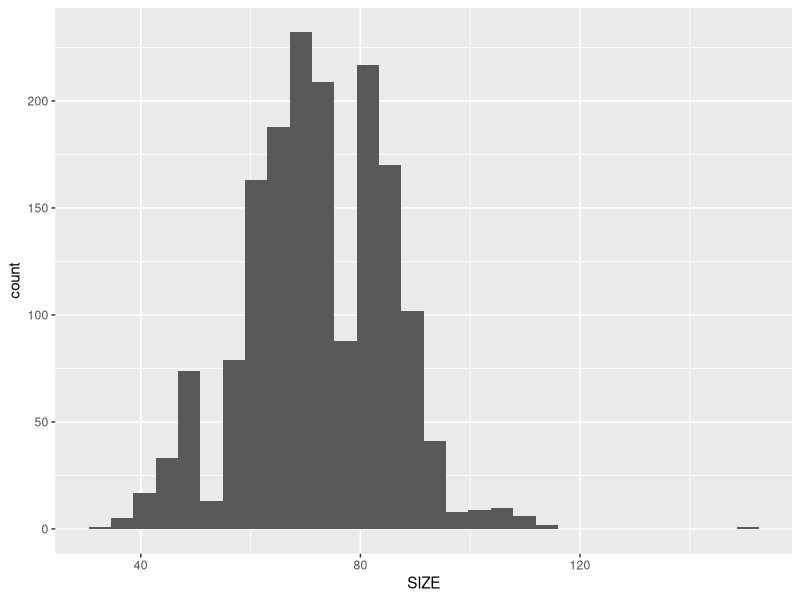
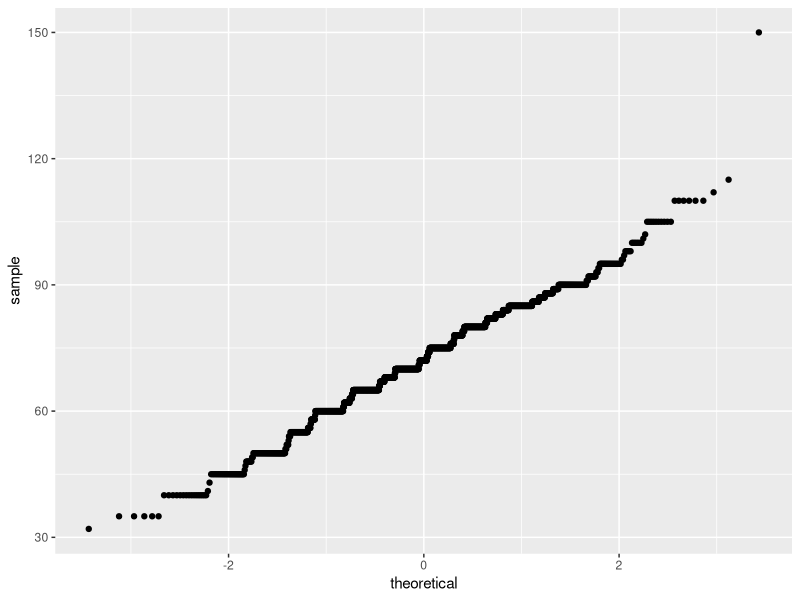
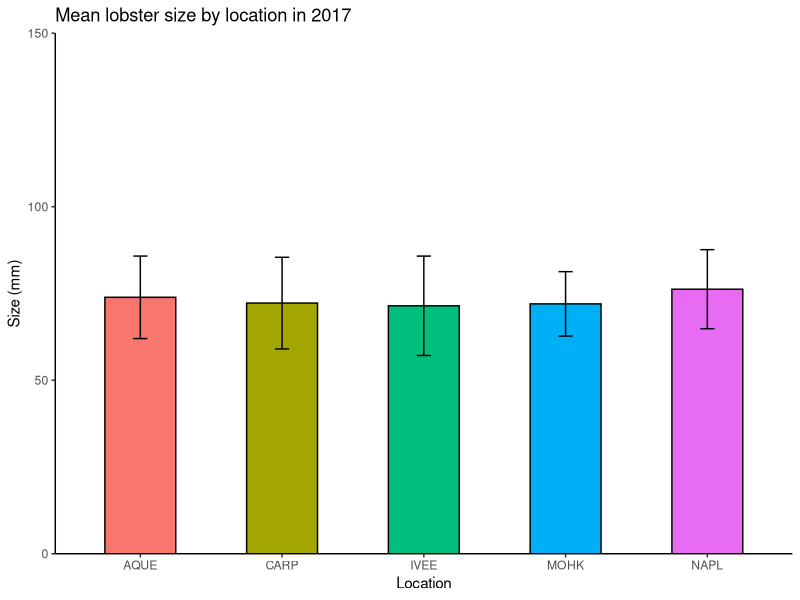

Generate these figures, in order, with R:
## ---- chunk 1

#load in packages and data as csvs
library(tidyverse)
library(knitr)
library(kableExtra)
lobster_traps <- read.csv("lobster_traps.csv")
lobster_size <- read.csv("lobster_size_abundance.csv")


## ---- chunk 2
#Make a summary data table for lobster abundance and fishing pressure


lobster_count <- lobster_size %>% 
  filter( SIZE != -99999) %>% #remove negative value
  select (YEAR, SITE, COUNT) %>% #select relevant years
  group_by (SITE)  %>% 
  summarize (
    sum_2012 = sum(COUNT, YEAR == 2012),
    sum_2013 = sum(COUNT, YEAR == 2013),
    sum_2014 = sum(COUNT, YEAR == 2014),
    sum_2015 = sum(COUNT, YEAR == 2015),
    sum_2016 = sum(COUNT, YEAR == 2016),
    sum_2017 = sum(COUNT, YEAR == 2017) #find annual sum for 2012-2017
  )

View (lobster_count) #view new data frame

lobster_table <- kable(lobster_count, align = "c",col.names = c("Site", "2012", "2013", "2014", "2015", "2016", "2017")) %>% #create summary table and rename columns
   kable_styling(bootstrap_options = "striped", full_width = F) #styling



## ---- chunk 3

trap_count <- lobster_traps %>% 
 select (YEAR, SITE, TRAPS) %>% #select relevant columns
  group_by (SITE) %>%
  filter(SITE != "ABUR") %>%
  filter(SITE != "AHND to AQUE") %>% 
  filter(SITE != "AHND") %>%  
  filter(SITE != "GOLB") %>%  
  summarize (
    sum_2012 = sum(TRAPS, YEAR == 2012),
    sum_2013 = sum(TRAPS, YEAR == 2013),
    sum_2014 = sum(TRAPS, YEAR == 2014),
    sum_2015 = sum(TRAPS, YEAR == 2015),
    sum_2016 = sum(TRAPS, YEAR == 2016),
    sum_2017 = sum(TRAPS, YEAR == 2017) #find annual sum for 2012-2017
  ) 

View(trap_count)

trap_table <- kable(trap_count, col.names = c("Site", "2012", "2013", "2014", "2015", "2016", "2017")) %>%
 kable_styling(bootstrap_options = "striped", full_width = F) #styling

trap_table
## ---- chunk 4
# Make a line graph of annual lobster abundance at each site

lobster_line <- ggplot (lobster_count, aes( x = Year)) +
  geom_line(aes(fill = Site))+
  scale_x_continuous(limits = c(2012,2017)) +
  theme(plot.title = element_text(hjust = 0.5))+
  labs( y = "Number of Lobsters Counted Annually by Site")

## ---- chunk 5
#Make a line graph of annual lobster fishing pressure at each site

trap_line <- ggplot (lobster_count, aes( x = Year)) +
  geom_line(aes(fill = Site))+
  scale_x_continuous(limits = c(2012,2017)) +
  theme(plot.title = element_text(hjust = 0.5))+
  labs( y = "Number of Traps Counted Annually by Site")

## ---- chunk 6

library(vcdExtra)

lobster_expanded <- expand.dft(lobster_size, freq="COUNT")

lobster_expanded2017 <- lobster_expanded %>% 
  filter(YEAR == 2017) 


## ---- chunk 7
lobstersize_hist <- ggplot(lobster_expanded2017, aes(x=SIZE)) +
  geom_histogram()

lobstersize_hist

#large sample size, normally distributed
## ---- chunk 8
lobstersize_qq <- ggplot(lobster_expanded2017, aes(sample=SIZE)) +
  geom_qq()

lobstersize_qq

#large sample size and normally distributed according to qqplot

## ---- chunk 9
# install car package to compute levene's test
library(car)

# Levene's test with one independent variable
leveneTest(SIZE ~ SITE, data = lobster_expanded2017)

# low P value, according to the pvalue, variance is not equal, but its less than 4x. 

## ---- chunk 10
lobstersize_aov <- aov(SIZE ~ SITE, data = lobster_expanded2017)
lobstersize_aov
## ---- chunk 11
tukey <- TukeyHSD(lobstersize_aov)

tukey
## ---- chunk 12
library(ggplot2)

lobster_size_2017 <- lobster_expanded2017 %>% 
  filter(YEAR == 2017) %>% 
  group_by(SITE) %>% 
  summarize(meansize = mean(SIZE),
            sd=round(sd(SIZE), digits = 2))

lobstersize2017_figure <-ggplot(lobster_size_2017, aes(x=SITE, y= meansize, fill = SITE)) + 
  geom_col(colour = "black", width = 0.5, stat = "identity") +
  labs(x = "Location", y = "Size (mm)", title = "Mean lobster size by location in 2017") +
  geom_errorbar(aes(ymin=meansize-sd, ymax=meansize+sd), width=.1)+
  theme_classic()+ 
  scale_y_continuous(expand = c(0,0), limits = c(0,150))+
  theme(legend.position="none")
  




lobstersize2017_figure
